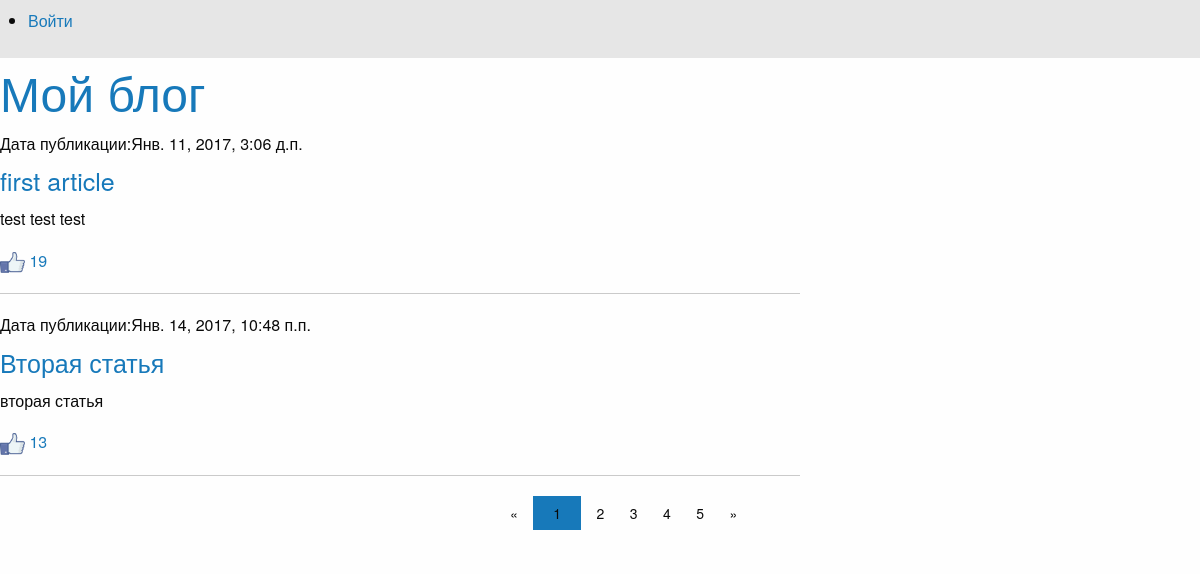
Screenshot of /basicview/articles/all/ with the database file from the repository.
### article/models.py (models this page shows)
class Article(models.Model):
    class Meta():
        db_table = "article"
    article_title = models.CharField(max_length = 200)
    article_text = models.TextField()
    article_date = models.DateTimeField()
    article_likes = models.IntegerField(default = 0)

### article/views.py (the view)
# urls.py: url(r'^articles/get/(?P<article_id>\d+)/$', views.article),
def articles(request, page_number = 1):
    all_articles = Article.objects.all()
    current_page = Paginator(all_articles, 2)
    return render_to_response('articles.html', {'articles': current_page.page(page_number), 'username': auth.get_user(request).username})

### article/templates/articles.html
{% extends 'main.html' %}
{% load staticfiles %}
{% block article %}
<div class = large-8 columns>
    {% for article in articles %}
        <h6>Дата публикации:{{ article.article_date }}</h6>
        <h4><a href="articles/get/{{ article.id }}/">{{ article.article_title }}</a></h4>
        <p>{{ article.article_text }}</p>
        <p>
            <a href="articles/addlike/{{ article.id }}/">
                <img src="{% static 'images.png' %}" width="25px" height="25px"> {{ article.article_likes }}
            </a>
        </p>
        <hr>
    {% endfor %}
</div>
<div class="row">
        <div class="large-3 large-offset-5 columns">
            <ul class="pagination">
                {% if articles.has_previous %}
                    <li class="arrow"><a href="/page/{{ articles.previous_page_number }}/">&laquo;</a></li>
                {% else %}
                    <li class="arrow unavailable"><a href="">&laquo;</a></li>
                {% endif %}
                {% for page in articles.paginator.page_range %}
                    {% if page == articles.number %}
                        <li class="current"><a href="/page/{{ page }}/">{{ page }}</a></li>
                    {% else %}
                        <li><a href="/page/{{ page }}/">{{ page }}</a></li>
                    {% endif %}
                {% endfor %}
                {% if articles.has_next %}
                    <li class="arrow"><a href="/page/{{ articles.next_page_number }}/">&raquo;</a></li>
                {% else %}
                    <li class="arrow unavailable"><a href="">&raquo;</a></li>
                {% endif %}
            </ul>
        </div>
</div>
{% endblock %}

### rows the page displays
Article: article_date "Янв. 11, 2017, 3:06 д.п.", article_title "first article", article_text "test test test", article_likes "19"
Article: article_date "Янв. 14, 2017, 10:48 п.п.", article_title "Вторая статья", article_text "вторая статья", article_likes "13"

### other values shown
{{ page }} "1"
{{ page }} "2" "3" "4" "5"
